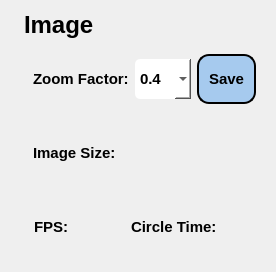
        <widget class="QWidget" name="widget_image" native="true">
         <property name="minimumSize">
          <size>
           <width>0</width>
           <height>200</height>
          </size>
         </property>
         <layout class="QGridLayout" name="gridLayout_10">
          <item row="4" column="0" colspan="2">
           <widget class="QWidget" name="widget_14" native="true">
            <property name="sizePolicy">
             <sizepolicy hsizetype="Preferred" vsizetype="Minimum">
              <horstretch>0</horstretch>
              <verstretch>0</verstretch>
             </sizepolicy>
            </property>
            <property name="maximumSize">
             <size>
              <width>140</width>
              <height>16777215</height>
             </size>
            </property>
            <property name="font">
             <font>
              <pointsize>10</pointsize>
             </font>
            </property>
            <layout class="QHBoxLayout" name="horizontalLayout_13">
             <item>
              <widget class="QLabel" name="label_10">
               <property name="sizePolicy">
                <sizepolicy hsizetype="Fixed" vsizetype="Preferred">
                 <horstretch>0</horstretch>
                 <verstretch>0</verstretch>
                </sizepolicy>
               </property>
               <property name="maximumSize">
                <size>
                 <width>16777215</width>
                 <height>24</height>
                </size>
               </property>
               <property name="text">
                <string/>
               </property>
               <property name="pixmap">
                <pixmap>all-icons/fps.png</pixmap>
               </property>
              </widget>
             </item>
             <item>
              <widget class="QLabel" name="label_42">
               <property name="sizePolicy">
                <sizepolicy hsizetype="Fixed" vsizetype="Fixed">
                 <horstretch>0</horstretch>
                 <verstretch>0</verstretch>
                </sizepolicy>
               </property>
               <property name="font">
                <font>
                 <pointsize>11</pointsize>
                 <weight>75</weight>
                 <bold>true</bold>
                </font>
               </property>
               <property name="text">
                <string>FPS:</string>
               </property>
              </widget>
             </item>
             <item>
              <widget class="QLabel" name="label_fps">
               <property name="minimumSize">
                <size>
                 <width>0</width>
                 <height>50</height>
                </size>
               </property>
               <property name="maximumSize">
                <size>
                 <width>140</width>
                 <height>50</height>
                </size>
               </property>
               <property name="font">
                <font>
                 <pointsize>11</pointsize>
                </font>
               </property>
               <property name="styleSheet">
                <string notr="true">
border-radius: 5px;
padding: 5px;</string>
               </property>
               <property name="text">
                <string/>
               </property>
              </widget>
             </item>
            </layout>
           </widget>
          </item>
          <item row="1" column="1" colspan="3">
           <widget class="QLabel" name="label_67">
            <property name="sizePolicy">
             <sizepolicy hsizetype="Fixed" vsizetype="Fixed">
              <horstretch>0</horstretch>
              <verstretch>0</verstretch>
             </sizepolicy>
            </property>
            <property name="font">
             <font>
              <pointsize>18</pointsize>
              <weight>75</weight>
              <bold>true</bold>
             </font>
            </property>
            <property name="text">
             <string>Image</string>
            </property>
           </widget>
          </item>
          <item row="2" column="0" colspan="4">
           <widget class="QWidget" name="widget_9" native="true">
            <property name="minimumSize">
             <size>
              <width>0</width>
              <height>68</height>
             </size>
            </property>
            <layout class="QHBoxLayout" name="horizontalLayout_14">
             <item>
              <widget class="QLabel" name="label_9">
               <property name="sizePolicy">
                <sizepolicy hsizetype="Fixed" vsizetype="Preferred">
                 <horstretch>0</horstretch>
                 <verstretch>0</verstretch>
                </sizepolicy>
               </property>
               <property name="text">
                <string/>
               </property>
               <property name="pixmap">
                <pixmap>all-icons/zoom.png</pixmap>
               </property>
              </widget>
             </item>
             <item>
              <widget class="QLabel" name="label_17">
               <property name="font">
                <font>
                 <pointsize>11</pointsize>
                 <weight>75</weight>
                 <bold>true</bold>
                </font>
               </property>
               <property name="text">
                <string>Zoom Factor:</string>
               </property>
              </widget>
             </item>
             <item>
              <widget class="QComboBox" name="combobox_zoom_factor">
               <property name="sizePolicy">
                <sizepolicy hsizetype="Preferred" vsizetype="Preferred">
                 <horstretch>0</horstretch>
                 <verstretch>0</verstretch>
                </sizepolicy>
               </property>
               <property name="maximumSize">
                <size>
                 <width>16777215</width>
                 <height>40</height>
                </size>
               </property>
               <property name="font">
                <font>
                 <pointsize>11</pointsize>
                 <weight>75</weight>
                 <bold>true</bold>
                </font>
               </property>
               <property name="styleSheet">
                <string notr="true">background-color:  white;
border-radius: 5px;
padding: 5px;</string>
               </property>
               <property name="currentText">
                <string>0.4</string>
               </property>
               <item>
                <property name="text">
                 <string>0.4</string>
                </property>
               </item>
               <item>
                <property name="text">
                 <string>0.1</string>
                </property>
               </item>
               <item>
                <property name="text">
                 <string>0.15</string>
                </property>
               </item>
               <item>
                <property name="text">
                 <string>0.2</string>
                </property>
               </item>
               <item>
                <property name="text">
                 <string>0.25</string>
                </property>
               </item>
               <item>
                <property name="text">
                 <string>0.3</string>
                </property>
               </item>
               <item>
                <property name="text">
                 <string>0.35</string>
                </property>
               </item>
               <item>
                <property name="text">
                 <string>0.45</string>
                </property>
               </item>
               <item>
                <property name="text">
                 <string>0.5</string>
                </property>
               </item>
               <item>
                <property name="text">
                 <string>0.55</string>
                </property>
               </item>
               <item>
                <property name="text">
                 <string>0.6</string>
                </property>
               </item>
               <item>
                <property name="text">
                 <string>0.65</string>
                </property>
               </item>
               <item>
                <property name="text">
                 <string>0.7</string>
                </property>
               </item>
               <item>
                <property name="text">
                 <string>0.75</string>
                </property>
               </item>
               <item>
                <property name="text">
                 <string>0.8</string>
                </property>
               </item>
               <item>
                <property name="text">
                 <string>0.85</string>
                </property>
               </item>
               <item>
                <property name="text">
                 <string>0.9</string>
                </property>
               </item>
               <item>
                <property name="text">
                 <string>1.0</string>
                </property>
               </item>
               <item>
                <property name="text">
                 <string>1.05</string>
                </property>
               </item>
               <item>
                <property name="text">
                 <string>1.1</string>
                </property>
               </item>
               <item>
                <property name="text">
                 <string>1.15</string>
                </property>
               </item>
               <item>
                <property name="text">
                 <string>1.2</string>
                </property>
               </item>
               <item>
                <property name="text">
                 <string>1.25</string>
                </property>
               </item>
               <item>
                <property name="text">
                 <string>1.3</string>
                </property>
               </item>
               <item>
                <property name="text">
                 <string>1.35</string>
                </property>
               </item>
               <item>
                <property name="text">
                 <string>1.4</string>
                </property>
               </item>
               <item>
                <property name="text">
                 <string>1.45</string>
                </property>
               </item>
               <item>
                <property name="text">
                 <string>1.5</string>
                </property>
               </item>
               <item>
                <property name="text">
                 <string>1.55</string>
                </property>
               </item>
               <item>
                <property name="text">
                 <string>1.6</string>
                </property>
               </item>
               <item>
                <property name="text">
                 <string>1.65</string>
                </property>
               </item>
               <item>
                <property name="text">
                 <string>1.7</string>
                </property>
               </item>
               <item>
                <property name="text">
                 <string>1.75</string>
                </property>
               </item>
               <item>
                <property name="text">
                 <string>1.8</string>
                </property>
               </item>
               <item>
                <property name="text">
                 <string>1.85</string>
                </property>
               </item>
               <item>
                <property name="text">
                 <string>1.9</string>
                </property>
               </item>
               <item>
                <property name="text">
                 <string>1.95</string>
                </property>
               </item>
               <item>
                <property name="text">
                 <string>2.0</string>
                </property>
               </item>
              </widget>
             </item>
             <item>
              <widget class="QPushButton" name="button_save_zoom">
               <property name="sizePolicy">
                <sizepolicy hsizetype="Fixed" vsizetype="Fixed">
                 <horstretch>0</horstretch>
                 <verstretch>0</verstretch>
                </sizepolicy>
               </property>
               <property name="minimumSize">
                <size>
                 <width>0</width>
                 <height>50</height>
                </size>
               </property>
               <property name="maximumSize">
                <size>
                 <width>16777215</width>
                 <height>50</height>
                </size>
               </property>
               <property name="font">
                <font>
                 <pointsize>11</pointsize>
                 <weight>75</weight>
                 <bold>true</bold>
                </font>
               </property>
               <property name="styleSheet">
                <string notr="true">QPushButton {
    background-color: #A6CAEE;
    border: 2px solid black;
    border-radius: 12px;
padding: 10px 10px;
}

QPushButton:hover {
    background-color: qlineargradient(
spread:pad, 
x1:0, y1:0, x2:0, y2:1, 

stop:0 #738B95, 
stop:1 #BAE5F5
    );
}

QPushButton:pressed {
    background-color: qlineargradient(
spread:pad, 
x1:0, y1:0, x2:0, y2:1, 
stop:0  #BAE5F5, 
stop:1 #738B95
);
    padding-top: 6px;   /* tạo cảm giác ấn xuống */
}</string>
               </property>
               <property name="text">
                <string>Save</string>
               </property>
               <property name="icon">
                <iconset>
                 <normaloff>all-icons/save-24.png</normaloff>all-icons/save-24.png</iconset>
               </property>
               <property name="iconSize">
                <size>
                 <width>32</width>
                 <height>32</height>
                </size>
               </property>
              </widget>
             </item>
            </layout>
           </widget>
          </item>
          <item row="4" column="2" colspan="2">
           <widget class="QWidget" name="widget_42" native="true">
            <property name="sizePolicy">
             <sizepolicy hsizetype="Preferred" vsizetype="Minimum">
              <horstretch>0</horstretch>
              <verstretch>0</verstretch>
             </sizepolicy>
            </property>
            <property name="minimumSize">
             <size>
              <width>0</width>
              <height>0</height>
             </size>
            </property>
            <layout class="QHBoxLayout" name="horizontalLayout_21">
             <item>
              <widget class="QLabel" name="label_60">
               <property name="sizePolicy">
                <sizepolicy hsizetype="Fixed" vsizetype="Fixed">
                 <horstretch>0</horstretch>
                 <verstretch>0</verstretch>
                </sizepolicy>
               </property>
               <property name="text">
                <string/>
               </property>
               <property name="pixmap">
                <pixmap>all-icons/continuous.png</pixmap>
               </property>
              </widget>
             </item>
             <item>
              <widget class="QLabel" name="label_15">
               <property name="sizePolicy">
                <sizepolicy hsizetype="Fixed" vsizetype="Fixed">
                 <horstretch>0</horstretch>
                 <verstretch>0</verstretch>
                </sizepolicy>
               </property>
               <property name="font">
                <font>
                 <pointsize>11</pointsize>
                 <weight>75</weight>
                 <bold>true</bold>
                </font>
               </property>
               <property name="text">
                <string>Circle Time:</string>
               </property>
              </widget>
             </item>
             <item>
              <widget class="QLabel" name="label_cycle_time">
               <property name="minimumSize">
                <size>
                 <width>0</width>
                 <height>50</height>
                </size>
               </property>
               <property name="maximumSize">
                <size>
                 <width>140</width>
                 <height>50</height>
                </size>
               </property>
               <property name="font">
                <font>
                 <pointsize>11</pointsize>
                </font>
               </property>
               <property name="styleSheet">
                <string notr="true">
border-radius: 5px;
padding: 5px;</string>
               </property>
               <property name="text">
                <string/>
               </property>
              </widget>
             </item>
            </layout>
           </widget>
          </item>
          <item row="1" column="0">
           <widget class="QLabel" name="label_68">
            <property name="sizePolicy">
             <sizepolicy hsizetype="Fixed" vsizetype="Preferred">
              <horstretch>0</horstretch>
              <verstretch>0</verstretch>
             </sizepolicy>
            </property>
            <property name="text">
             <string/>
            </property>
            <property name="pixmap">
             <pixmap>all-icons/photo.png</pixmap>
            </property>
           </widget>
          </item>
          <item row="3" column="0" colspan="4">
           <widget class="QWidget" name="widget_8" native="true">
            <property name="sizePolicy">
             <sizepolicy hsizetype="Preferred" vsizetype="Minimum">
              <horstretch>0</horstretch>
              <verstretch>0</verstretch>
             </sizepolicy>
            </property>
            <property name="maximumSize">
             <size>
              <width>16777215</width>
              <height>11111</height>
             </size>
            </property>
            <layout class="QHBoxLayout" name="horizontalLayout_12">
             <item>
              <widget class="QLabel" name="label_14">
               <property name="sizePolicy">
                <sizepolicy hsizetype="Fixed" vsizetype="Fixed">
                 <horstretch>0</horstretch>
                 <verstretch>0</verstretch>
                </sizepolicy>
               </property>
               <property name="text">
                <string/>
               </property>
               <property name="pixmap">
                <pixmap>all-icons/picture-size.png</pixmap>
               </property>
              </widget>
             </item>
             <item>
              <widget class="QLabel" name="label_13">
               <property name="sizePolicy">
                <sizepolicy hsizetype="Fixed" vsizetype="Fixed">
                 <horstretch>0</horstretch>
                 <verstretch>0</verstretch>
                </sizepolicy>
               </property>
               <property name="font">
                <font>
                 <pointsize>11</pointsize>
                 <weight>75</weight>
                 <bold>true</bold>
                </font>
               </property>
               <property name="text">
                <string>Image Size:</string>
               </property>
              </widget>
             </item>
             <item>
              <widget class="QLabel" name="label_dimention_image">
               <property name="sizePolicy">
                <sizepolicy hsizetype="Preferred" vsizetype="Preferred">
                 <horstretch>0</horstretch>
                 <verstretch>0</verstretch>
                </sizepolicy>
               </property>
               <property name="minimumSize">
                <size>
                 <width>0</width>
                 <height>50</height>
                </size>
               </property>
               <property name="maximumSize">
                <size>
                 <width>100040</width>
                 <height>50</height>
                </size>
               </property>
               <property name="font">
                <font>
                 <pointsize>11</pointsize>
                 <weight>75</weight>
                 <bold>true</bold>
                </font>
               </property>
               <property name="styleSheet">
                <string notr="true">
border-radius: 5px;
padding: 5px;</string>
               </property>
               <property name="text">
                <string/>
               </property>
              </widget>
             </item>
            </layout>
           </widget>
          </item>
         </layout>
        </widget>
